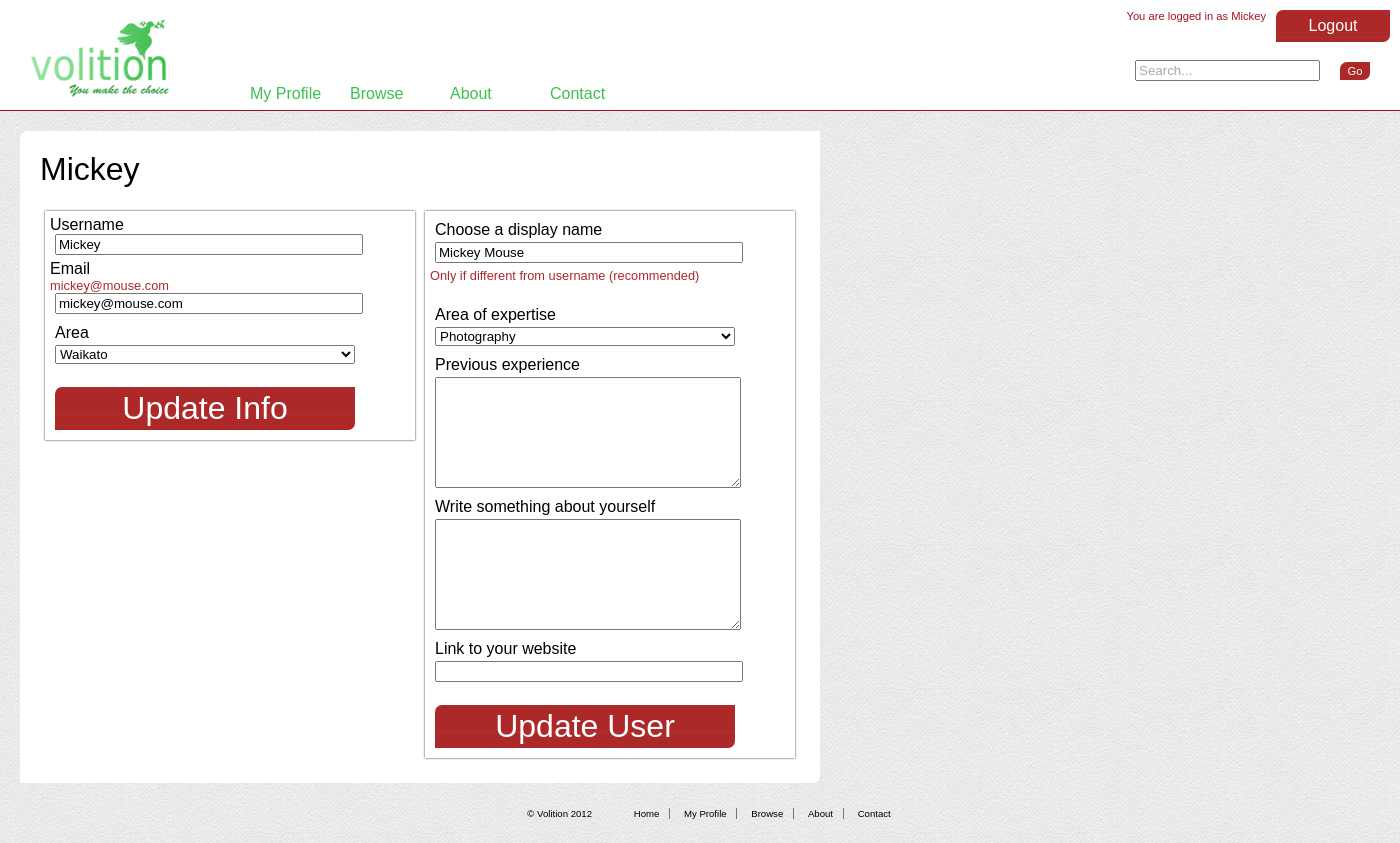
The app's page /index.php?page=editInfo (signed in) with its own data.
### tables this page shows
CREATE TABLE IF NOT EXISTS `users` (
  `userID` int(11) NOT NULL AUTO_INCREMENT,
  `userName` varchar(40) NOT NULL,
  `userPassword` varchar(40) NOT NULL,
  `userAccess` enum('admin','seek','lance') NOT NULL,
  `userEmail` varchar(60) NOT NULL,
  `userArea` varchar(255) NOT NULL,
  PRIMARY KEY (`userID`),
  KEY `userArea` (`userArea`)
);

CREATE TABLE IF NOT EXISTS `lance` (
  `lanceID` int(11) NOT NULL AUTO_INCREMENT,
  `lanceDisplayName` varchar(50) NOT NULL,
  `lanceDisplayImage` varchar(255) NOT NULL,
  `profTitle` varchar(40) NOT NULL,
  `lanceExp` text,
  `lanceBio` text,
  `lanceInterest` int(11) DEFAULT NULL,
  `lanceSite` varchar(50) DEFAULT NULL,
  `userID` int(11) NOT NULL,
  PRIMARY KEY (`lanceID`),
  KEY `lanceDisplayName` (`lanceDisplayName`),
  KEY `profTitle` (`profTitle`)
);

### www/classes/dbClass.php (called while the page is built, shortened)
<?php
class Dbase {
    private $db;
    public function __construct() {
        try {
            $this -> db = new mysqli(DBHOST,DBUSER,DBPASS,DBNAME);
        } catch(Exception $e) {
            die($e -> getMessage());
        }
    }
    public function getUserInfo($userID){
        $qry = "SELECT userID, userName, userAccess, userEmail, userArea FROM users WHERE '$userID' = users.userID";
        $rs = $this -> db -> query($qry);
        if($rs) {
            if($rs -> num_rows > 0) {
                $userInfo = $rs -> fetch_assoc();
                return $userInfo;
            } else {
            return false;
            }
        } else {
            return false;
        }
    }
    public function getLanceInfo($userID) {
        $qry = "SELECT lanceID, lanceDisplayName, lanceDisplayImage, profTitle, lanceExp, lanceBio, lanceInterest, lanceSite FROM lance WHERE '$userID' = userID";
        $rs = $this -> db -> query($qry);
        if($rs) {
            if($rs -> num_rows > 0) {
                $lanceInfo = $rs -> fetch_assoc();
                return $lanceInfo;
            } else {
            return false;
            }
        } else {
            return false;
        }
    }
}
?>

### www/classes/modelClass.php (called while the page is built, shortened)
<?php
include 'classes/dbClass.php';
class Model extends Dbase {
    public function checkUserSession() {
        if($_POST['loginSubmit']) {
            if($_POST['userName'] && $_POST['userPassword']) {
                $this -> userLoggedIn = $this -> validateUser();
                if($this -> userLoggedIn == false) {
                    $this -> loginMsg = 'Login Unsuccessful';
                }
            } else {
                $this -> loginMsg = 'Enter username and password';
            }
        } else {
            if($_SESSION['userName']) {
                if($_SESSION['userAccess'] == 'admin') {
                    $this -> adminLoggedIn = true;
                } elseif($_SESSION['userAccess'] == 'seek'){
                    $this -> seekLoggedIn = true;
                } elseif($_SESSION['userAccess'] == 'lance') {
                    $this -> lanceLoggedIn = true;
                }
            }
        }
    }
}
?>

### www/views/editInfoView.php (the view, shortened to what this page needs)
<?php
include 'classes/selectClass.php';
class EditInfoView extends View {
	protected function displayContent() {
		$html = '';
		$html .= '<h1>'.$_SESSION['userName'].'</h1>'."\n";
		$html .= '<p>'.$result['msg'].'</p><br />'."\n";
		$html .= $this -> displayEditUserForm($uresult);
		if($this -> model -> seekLoggedIn){
			$html .= $this -> displayEditSeekForm($result);
			return $html;
		} elseif($this -> model -> lanceLoggedIn) {
			$html .= $this -> displayEditLanceForm($result);
			return $html;
		}
		return $html;
	}
	private function displayEditUserForm($result) {
		if($_POST['userEditSubmit']) {
			extract($_POST);
		} else {
			$userInfo = $this -> model -> getUserInfo($_SESSION['userID']);
			extract($userInfo);
		}
		$select = new Select;
		$areaOpts = $select -> fillAreaOptions();
		$html = '<div class="editPage">';
		$html .= '<form id="register" method="post" action="'.$_SERVER['REQUEST_URI'].'">'."\n";
		$html .= '<input type="hidden" name="userAccess" id="userAccess" value="'.$userAccess.'"/>'."\n";
		$html .= '<input type="hidden" name="userID" id="userID" value="'.$userID.'"/>'."\n";
		$html .= '<p>Username</p>'."\n";
		$html .= '<input type="text" name="userName" id="userName" value="'.$userName.'" />'."\n";
		$html .= '<br />'."\n";
		$html .= '<p>Email</p>'."\n";
		$html .= '<p class="form-description">'.$userEmail.'</p>'."\n";
		$html .= '<input type="text" name="userEmail" id="userEmail" value="'.$userEmail.'" />'."\n";
		$html .= '<br />'."\n";
		$html .= '<label for="userArea">Area</label>'."\n";
		$area = ($area == "") ? $userArea : $area;
		$html .= $select -> createSelect("userArea", $areaOpts, $area);
		$html .= '<br />'."\n";
		$html .= '<br />'."\n";
		$html .= '<input type="submit" name="userEditSubmit" id="userEditSubmit" value="Update Info" />'."\n";
		$html .= '</form>'."\n";
		$html .= '</div>';
		return $html;
	}
	private function displayEditLanceForm($result) {
		if($_POST['lanceEditSubmit']) {
			extract($_POST);
		} else {
			$userInfo = $this -> model -> getUserInfo($_SESSION['userID']);
			$lanceInfo = $this -> model -> getLanceInfo($_SESSION['userID']);
			extract($userInfo);
			extract($lanceInfo);
		}
		$html = '<div class="editPage">';
		$html .= '<form id="register" method="post" action="'.$_SERVER['REQUEST_URI'].'" enctype="multipart/form-data" >'."\n";
		$html .= '<input type="hidden" name="userAccess" id="userAccess" value="'.$userAccess.'"/>'."\n";
		$html .= '<input type="hidden" name="userID" id="userID" value="'.$userID.'"/>'."\n";
		$html .= '<input type="hidden" name="lanceID" id="lanceID" value="'.$lanceID.'" />'."\n";
		$html .= '<label for="lanceDisplayName">Choose a display name</label>'."\n";
		$html .= '<input type="text" name="lanceDisplayName" id="lanceDisplayName" value="'.$lanceDisplayName.'" />'."\n";
		$html .= '<p class="form-description">Only if different from username (recommended)</p>'."\n";
		$html .= '<br />'."\n";
		$html .= '<label for="profTitle">Area of expertise</label>'."\n";
		$html .= '<select name="profTitle" id="profTitle">'."\n";
		$html .= '<option>'.$profTitle.'</option>'."\n";
		$html .= '<option>Web Design/Development</option>'."\n";
		$html .= '<option>Graphic Design</option>'."\n";
		$html .= '<option>Film and Media</option>'."\n";
		$html .= '<option>Photography</option>'."\n";
		$html .= '<option>Interactive Design</option>'."\n";
		$html .= '<option>Event Management</option>'."\n";
		$html .= '<option>Music</option>'."\n";
		$html .= '<option>Artist</option>'."\n";
		$html .= '</select>'."\n";
		$html .= '<br />'."\n";
		$html .= '<label for="lanceExp">Previous experience</label>'."\n";
		$html .= '<textarea name="lanceExp" id="lanceExp" rows="7" cols="15">'.htmlentities(stripslashes($lanceExp),ENT_QUOTES).'</textarea>'."\n";
		$html .= '<br />'."\n";
		$html .= '<label for="lanceBio">Write something about yourself</label>'."\n";
		$html .= '<textarea name="lanceBio" id="lanceBio" rows="7" cols="15">'.htmlentities(stripslashes($lanceBio),ENT_QUOTES).'</textarea>'."\n";
		$html .= '<br />'."\n";
		$html .= '<label for="lanceSite">Link to your website</label>'."\n";
		$html .= '<input type="text" name="lanceSite" id="lanceSite" value="'.htmlentities(stripslashes($lanceSite),ENT_QUOTES).'" />'."\n";
		$html .= '<div class="error">'.$userAreaMsg.'</div>'."\n";
		$html .= '<br />'."\n";
		$html .= '<input type="submit" name="lanceEditSubmit" id="lanceEditSubmit" value="Update User" />'."\n";
		$html .= '</form>'."\n";
		$html .= '</div>';
		return $html;
	}
}
?>

### www/classes/selectClass.php (shortened to what this page needs)
<?php
class Select {
	public function createSelect($selectName, $selectOpts, $defVal='', $className='') {
		$html = '<select name="'.$selectName.'" id="'.$selectName.'" ';
		$html .= '>'."\n";
		$html .= '<option value="'.$defVal.'" selected="selected">'.$defVal.'</option>'."\n";
		foreach($selectOpts as $option) {
			if ($selectedVal && $selectedVal == $option) {
				$html .= '<option value="'.$option.'" selected="selected">'.$option.'</option>'."\n";
			}
			else {
				$html .= '<option value="'.$option.'">'.$option.'</option>'."\n";
			}
		}
		$html .= '</select>'."\n";
		return $html;
	}
}
?>

### www/css/styles.css (style rules this page uses)
body, h1, h2, h3, h4, h5, p, li, ul, ol, a, div, label { padding: 0; margin: 0; font-family: segoe, Helvetica, Arial, sans-serif; font-weight: lighter; }
body { background-image: url('../images/creampaper.png'); }
.editPage { width: 360px; margin: 5px; float: left; display: block; border: 5px solid white; box-shadow: 0px 0px 2px #222; }
#register { min-width: 960px; }
#seekRegisterSubmit, #lanceRegisterSubmit, #loginSubmit, #submit, #addImage, #editSubmit, #seekEditSubmit, #changeSubmit, .deleteSubmit, #addImageSubmit, #deletePortfolioForm input, #lanceEditSubmit, #interestsSubmit, #userEditSubmit, .submit { border: none; text-decoration: none; font-size: 2em; color: white; width: 200px; padding: 3px; background-image: url('../images/sidebar_button.png'); border-radius: 7px 0px; margin: 20px; text-align: center; }
.form-description { font-size: 0.8em; color: #AD2829; }
#register label, #login label, #feedback label, #addImageForm label, #edit label, #changePassword label, #addImageForm label { display: block; padding: 5px; padding-bottom: 3px; }
#register input, #register select, #register textarea, #login input, #feedback input, #feedback textarea, #addImageForm input, #edit input, #edit textarea, #changePassword input { margin: 5px; margin-top: 0px; width: 300px; }

### records on screen
users: userName "Mickey", userEmail "mickey@mouse.com", userArea "Waikato"
lance: lanceDisplayName "Mickey Mouse", profTitle "Photography"

### other values on screen
$_SESSION['userName'] "Mickey"
